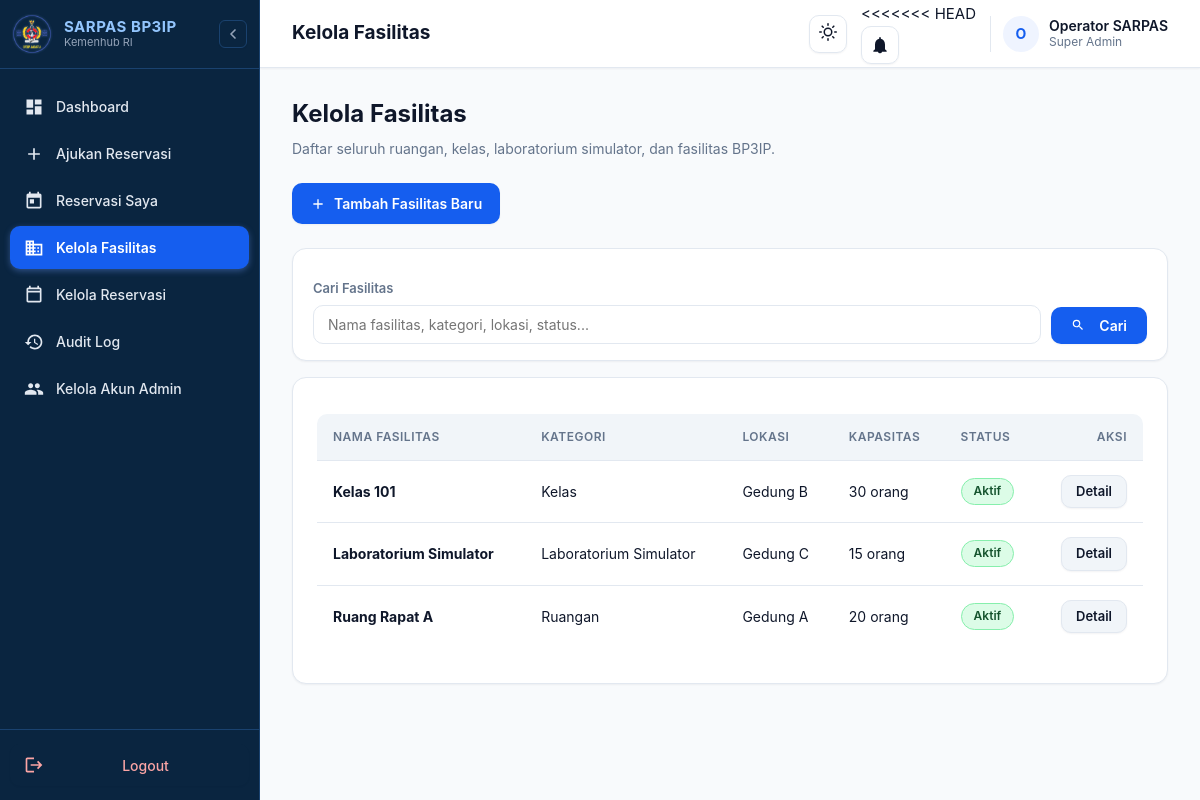
The page /fasilitas/ (signed in) on the database as committed earlier.
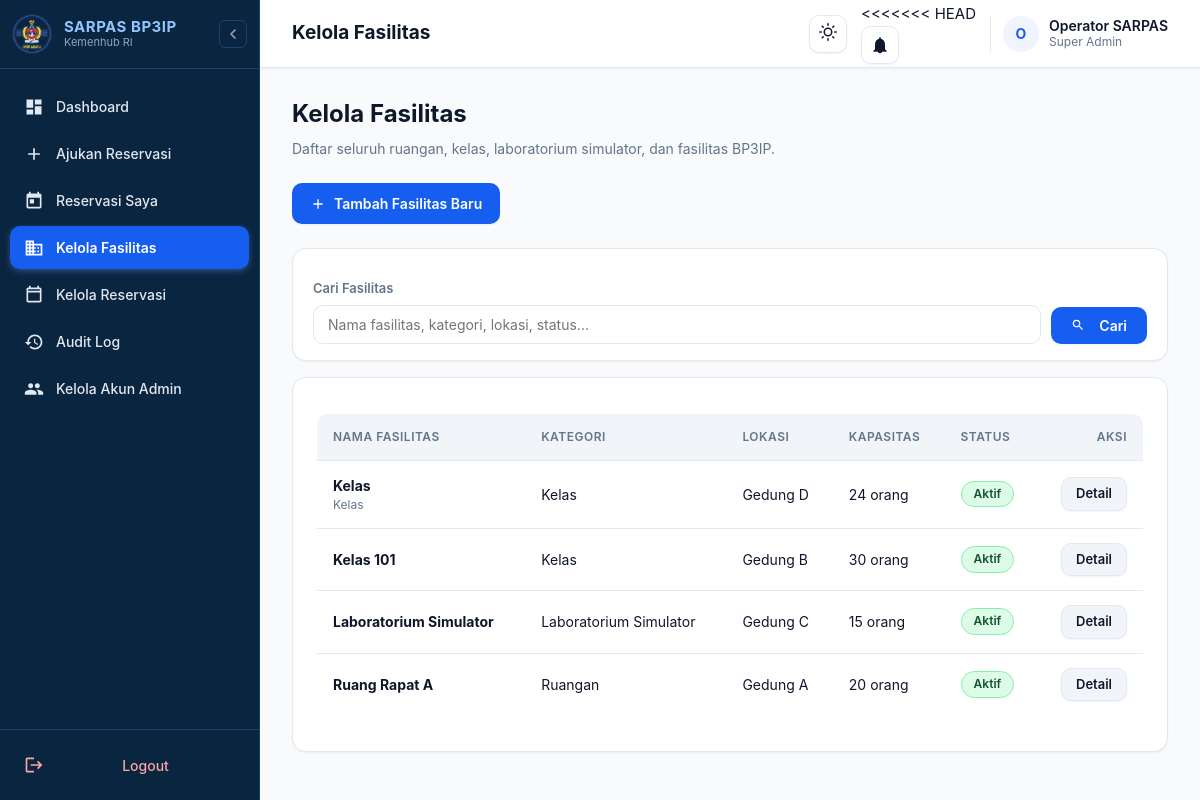
The same page on the database as committed later.
### core/models.py (models this page shows, shortened)
class Fasilitas(models.Model):
    class Kategori(models.TextChoices):
        RUANGAN = "RUANGAN", "Ruangan"
        KELAS = "KELAS", "Kelas"
        LABORATORIUM = "LABORATORIUM", "Laboratorium"
        LABORATORIUM_SIMULATOR = "LABORATORIUM_SIMULATOR", "Laboratorium Simulator"
        LAINNYA = "LAINNYA", "Lainnya"
    class Status(models.TextChoices):
        AKTIF = "AKTIF", "Aktif"
        NONAKTIF = "NONAKTIF", "Nonaktif"
    nama_fasilitas = models.CharField(max_length=150)
    kategori = models.CharField(max_length=30, choices=Kategori.choices)
    lokasi = models.CharField(max_length=150)
    kapasitas = models.PositiveIntegerField()
    deskripsi = models.TextField(blank=True)
    status = models.CharField(max_length=10, choices=Status.choices, default=Status.AKTIF)
    keterangan_tambahan = models.TextField(blank=True)
    class Meta:
        verbose_name_plural = "Fasilitas"
        ordering = ["nama_fasilitas"]

### core/views.py (the view, shortened to what this page needs)
# urls.py: path("fasilitas/", views.fasilitas_list, name="fasilitas_list"),
@role_required(User.Role.SUPER_ADMIN)
def fasilitas_list(request):
    qs = Fasilitas.objects.all().order_by("nama_fasilitas")
    q = request.GET.get("q", "").strip()
    paginator = Paginator(qs, ITEMS_PER_PAGE)
    page_number = request.GET.get("page")
    page_obj = paginator.get_page(page_number)
    return render(request, "facilities/list.html", {
        "fasilitas_list": page_obj,
        "page_obj": page_obj,
        "q": q,
    })

### core/context_processors.py (called while the page is built)
def notification_badge(request):
    if request.user.is_authenticated:
        return {"unread_notification_count": request.user.notifikasi.filter(status_baca=False).count()}
    return {"unread_notification_count": 0}

### templates/facilities/list.html (shortened to what this page needs)
{% extends 'base.html' %}
{% block page_title %}Kelola Fasilitas{% endblock %}
{% block content %}
<div class="page-heading">
  <h1>Kelola Fasilitas</h1>
  <p>Daftar seluruh ruangan, kelas, laboratorium simulator, dan fasilitas BP3IP.</p>
</div>
<div class="page-actions">
  <a class="button" href="{% url 'fasilitas_create' %}">
    <svg width="16" height="16" viewBox="0 0 24 24" fill="currentColor"><path d="M19 13h-6v6h-2v-6H5v-2h6V5h2v6h6v2z"/></svg>
    Tambah Fasilitas Baru
  </a>
</div>
<div class="card" style="margin-bottom: 16px; padding: 16px 20px;">
  <form method="get" action="" style="display: flex; gap: 10px; align-items: flex-end; flex-wrap: wrap;">
    <div style="flex: 1; min-width: 220px;">
      <label style="font-size: 13px; font-weight: 600; color: var(--text-muted); display: block; margin-bottom: 6px;" for="id-search-fasilitas">Cari Fasilitas</label>
      <input
        id="id-search-fasilitas"
        type="text"
        name="q"
        value="{{ q }}"
        placeholder="Nama fasilitas, kategori, lokasi, status..."
        style="width: 100%; margin: 0;"
      >
    </div>
    <button type="submit" class="button" style="padding: 10px 20px;">
      <svg width="14" height="14" viewBox="0 0 24 24" fill="currentColor" style="margin-right: 6px;"><path d="M15.5 14h-.79l-.28-.27A6.471 6.471 0 0 0 16 9.5 6.5 6.5 0 1 0 9.5 16c1.61 0 3.09-.59 4.23-1.57l.27.28v.79l5 4.99L20.49 19l-4.99-5zm-6 0C7.01 14 5 11.99 5 9.5S7.01 5 9.5 5 14 7.01 14 9.5 11.99 14 9.5 14z"/></svg>
      Cari
    </button>
  </form>
</div>
<div class="card">
  <div class="table-wrap">
    <table>
      <thead>
        <tr>
          <th>Nama Fasilitas</th>
          <th>Kategori</th>
          <th>Lokasi</th>
          <th>Kapasitas</th>
          <th>Status</th>
          <th style="text-align: right;">Aksi</th>
        </tr>
      </thead>
      <tbody>
        {% for fasilitas in fasilitas_list %}
        <tr>
          <td>
            <strong>{{ fasilitas.nama_fasilitas }}</strong>
            {% if fasilitas.deskripsi %}
            <div style="font-size: 12px; color: var(--text-muted);">{{ fasilitas.deskripsi|truncatechars:60 }}</div>
            {% endif %}
          </td>
          <td>{{ fasilitas.get_kategori_display }}</td>
          <td>{{ fasilitas.lokasi }}</td>
          <td>{{ fasilitas.kapasitas }} orang</td>
          <td>
            {% if fasilitas.status == 'AKTIF' %}
            <span class="badge badge-aktif">Aktif</span>
            {% else %}
            <span class="badge badge-nonaktif">Nonaktif</span>
            {% endif %}
          </td>
          <td style="text-align: right;">
            <a class="button secondary" style="padding: 6px 14px; font-size: 13px;" href="{% url 'fasilitas_detail' fasilitas.pk %}">Detail</a>
          </td>
        </tr>
        {% endfor %}
      </tbody>
    </table>
  </div>
</div>
{% endblock %}

Rows that differ between the two databases and show on the page:
added Fasilitas: nama_fasilitas "Kelas", deskripsi "Kelas", kategori "Kelas", lokasi "Gedung D", kapasitas "24", status "Aktif"
